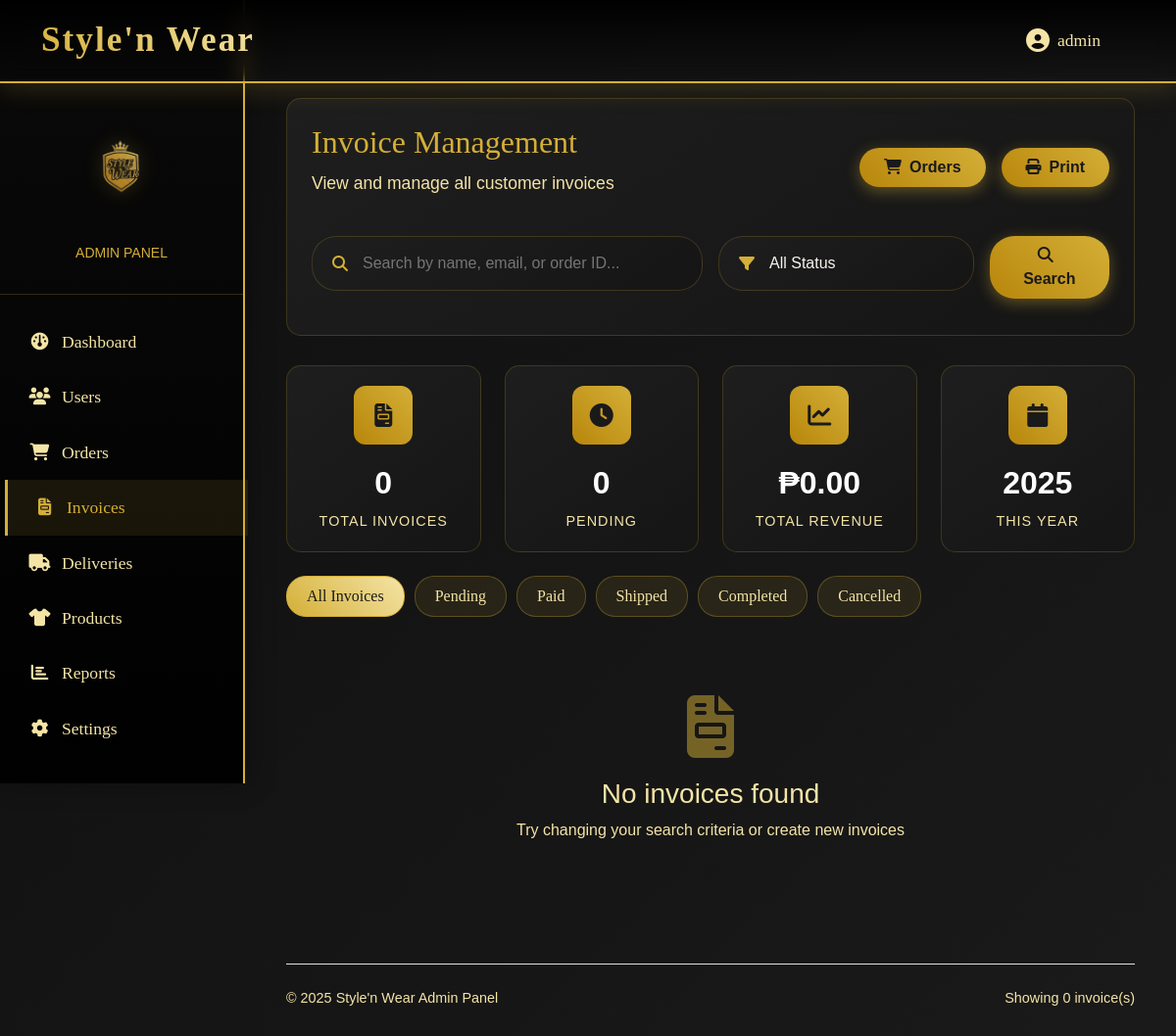
Before: /Admin/invoice_list.php (signed in) with the older database file.
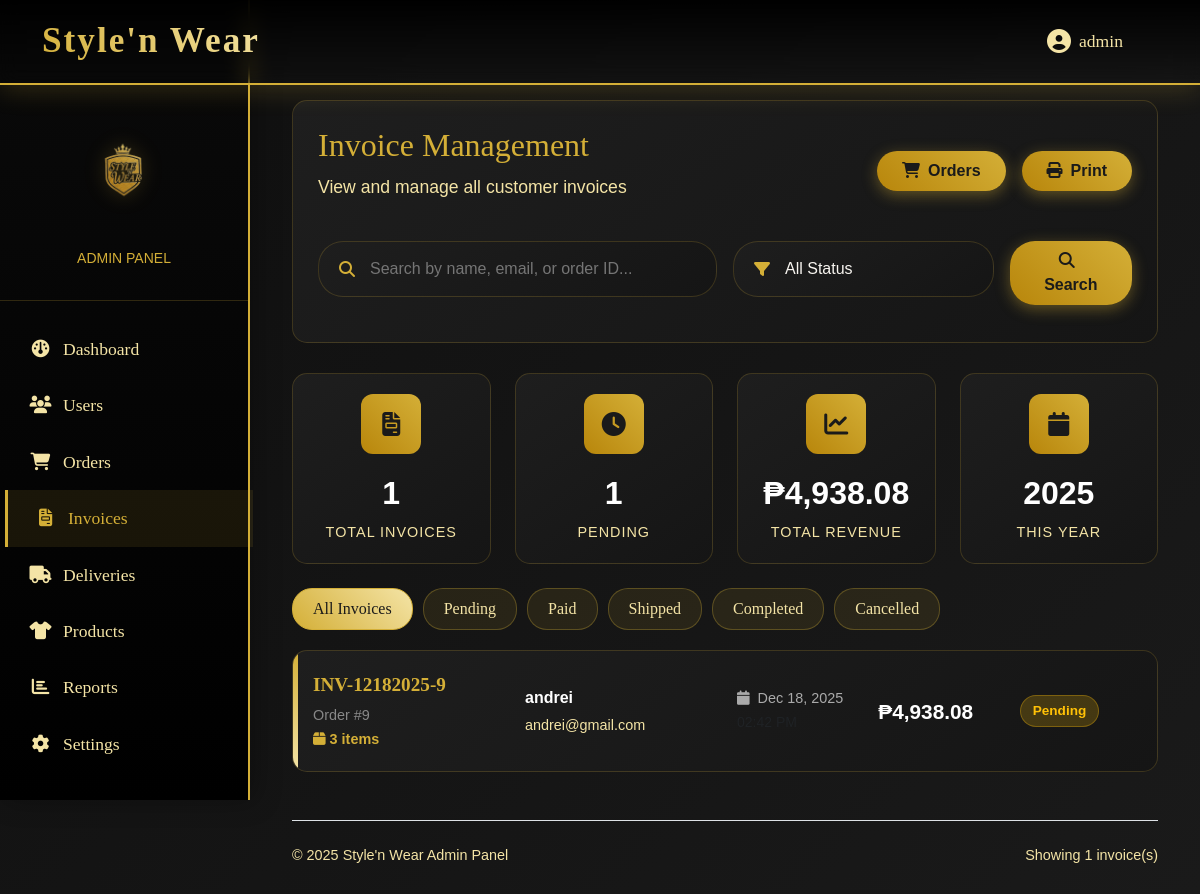
After: the same page with the newer database file.
### tables this page shows
CREATE TABLE `orders` (
  `order_id` int(11) NOT NULL,
  `user_id` int(11) NOT NULL,
  `shipping_address_id` int(11) DEFAULT NULL,
  `total_amount` decimal(12,2) NOT NULL DEFAULT 0.00,
  `currency` varchar(10) NOT NULL DEFAULT 'PHP',
  `status` enum('pending','paid','shipped','completed','cancelled') NOT NULL DEFAULT 'pending',
  `placed_at` timestamp NOT NULL DEFAULT current_timestamp(),
  `updated_at` timestamp NOT NULL DEFAULT current_timestamp() ON UPDATE current_timestamp()
);

CREATE TABLE `users` (
  `user_id` int(11) NOT NULL,
  `fullname` varchar(100) NOT NULL,
  `username` varchar(50) NOT NULL,
  `password_hash` varchar(255) NOT NULL,
  `email` varchar(150) NOT NULL,
  `date_joined` timestamp NOT NULL DEFAULT current_timestamp()
);

### Admin/invoice_list.php (the view, shortened to what the changed rows need)
<?php
$host = 'localhost';
$dbname = 'stylenwear_db';
$username = 'root';
$password = '';
try {
    $conn = new PDO("mysql:host=$host;dbname=$dbname", $username, $password);
    $conn->setAttribute(PDO::ATTR_ERRMODE, PDO::ERRMODE_EXCEPTION);
} catch (PDOException $e) {
    die("Cannot connect to database: " . $e->getMessage());
}
$sql = "SELECT
            o.order_id,
            o.total_amount,
            o.currency,
            o.status as order_status,
            o.placed_at as invoice_date,
            u.fullname,
            u.email,
            COUNT(oi.order_item_id) as item_count
        FROM orders o
        JOIN users u ON o.user_id = u.user_id
        LEFT JOIN order_items oi ON o.order_id = oi.order_id
        WHERE 1=1";
$params = [];
$sql .= " GROUP BY o.order_id ORDER BY o.placed_at DESC LIMIT 50";
$stmt = $conn->prepare($sql);
$stmt->execute($params);
$invoices = $stmt->fetchAll(PDO::FETCH_ASSOC);
$totalInvoices = count($invoices);
$totalRevenue = array_sum(array_column($invoices, 'total_amount'));
$pendingInvoices = count(array_filter($invoices, function($inv) {
    return $inv['order_status'] == 'pending';
}));
function e($s) {
    return htmlspecialchars($s ?? '', ENT_QUOTES, 'UTF-8');
}
function getStatusBadge($status) {
    $classes = [
        'pending' => 'status-pending',
        'paid' => 'status-paid',
        'shipped' => 'status-shipped',
        'completed' => 'status-completed',
        'cancelled' => 'status-cancelled'
    ];
    return $classes[$status] ?? 'status-pending';
}
?>
<!DOCTYPE html>
<html lang="en">
<head>
    <link href="https://cdn.jsdelivr.net/npm/bootstrap@5.3.0/dist/css/bootstrap.min.css" rel="stylesheet">
    <link rel="stylesheet" href="https://cdnjs.cloudflare.com/ajax/libs/font-awesome/6.4.0/css/all.min.css">
</head>
<body>
    <main class="admin-content">
        <div class="container-fluid">
            <div class="page-header">
                <div class="row align-items-center">
                    <div class="col-md-6">
                        <h1 class="page-title">Invoice Management</h1>
                    </div>
                </div>
            </div>
            <div class="row mb-4">
                <div class="col-md-3">
                    <div class="stats-card">
                        <div class="stats-icon">
                            <i class="fas fa-file-invoice"></i>
                        </div>
                        <div class="stats-value"><?php echo e($totalInvoices); ?></div>
                        <div class="stats-label">Total Invoices</div>
                    </div>
                </div>
                <div class="col-md-3">
                    <div class="stats-card">
                        <div class="stats-icon">
                            <i class="fas fa-clock"></i>
                        </div>
                        <div class="stats-value"><?php echo e($pendingInvoices); ?></div>
                        <div class="stats-label">Pending</div>
                    </div>
                </div>
                <div class="col-md-3">
                    <div class="stats-card">
                        <div class="stats-icon">
                            <i class="fas fa-chart-line"></i>
                        </div>
                        <div class="stats-value">₱<?php echo e(number_format($totalRevenue, 2)); ?></div>
                        <div class="stats-label">Total Revenue</div>
                    </div>
                </div>
            </div>
            <?php if (empty($invoices)): ?>
            <div class="empty-state">
                <i class="fas fa-file-invoice"></i>
                <h3>No invoices found</h3>
                <p>Try changing your search criteria or create new invoices</p>
            </div>
            <?php else: ?>
            <?php foreach ($invoices as $invoice):
                $statusClass = getStatusBadge($invoice['order_status']);
                $invoiceDate = date('M d, Y', strtotime($invoice['invoice_date']));
                $invoiceTime = date('h:i A', strtotime($invoice['invoice_date']));
            ?>
            <div class="invoice-card" onclick="window.location='invoice_view.php?id=<?php echo e($invoice['order_id']); ?>'">
                <div class="row align-items-center">
                    <div class="col-md-3">
                        <div class="invoice-number"><?php echo e($invoice['invoice_number']); ?></div>
                        <div class="invoice-order">Order #<?php echo e($invoice['order_id']); ?></div>
                        <span class="item-count">
                            <i class="fas fa-box"></i> <?php echo e($invoice['item_count']); ?> items
                        </span>
                    </div>
                    <div class="col-md-3">
                        <div class="customer-name"><?php echo e($invoice['fullname']); ?></div>
                        <div class="customer-email"><?php echo e($invoice['email']); ?></div>
                    </div>
                    <div class="col-md-2">
                        <div class="invoice-date">
                            <i class="fas fa-calendar me-1"></i> <?php echo e($invoiceDate); ?>
                        </div>
                        <small class="text-muted"><?php echo e($invoiceTime); ?></small>
                    </div>
                    <div class="col-md-2">
                        <div class="invoice-amount text-gold">
                            ₱<?php echo e(number_format($invoice['total_amount'], 2)); ?>
                        </div>
                    </div>
                    <div class="col-md-2">
                        <span class="status-badge <?php echo e($statusClass); ?>">
                            <?php echo e(ucfirst($invoice['order_status'])); ?>
                        </span>
                    </div>
                </div>
            </div>
            <?php endforeach; ?>
            <?php endif; ?>
            <footer class="mt-5 pt-4 border-top" style="border-color: rgba(212, 175, 55, 0.2);">
                <div class="d-flex justify-content-between align-items-center" style="color: var(--gold-light); font-size: 0.9rem;">
                    <div>© <?php echo date('Y'); ?> Style'n Wear Admin Panel</div>
                    <div>
                        Showing <?php echo count($invoices); ?> invoice(s)
                    </div>
                </div>
            </footer>
        </div>
    </main>
</body>
</html>

Changed rows visible on the page:
added orders: status "1", invoice_number "INV-12182025-9", order_id "9", item_count "3", user.fullname "andrei", user.email "andrei@gmail.com", placed_at "Dec 18, 2025", total_amount "4,938.08", status "Pending"
Other visible differences:
$totalInvoices: "0" → "1"
$totalRevenue: "0.00" → "4,938.08"
count($invoices): "0" → "1"
$pendingInvoices: "0" → (not shown)
text no longer shown: "No invoices found Try changing your search criteria or create new invoices"
